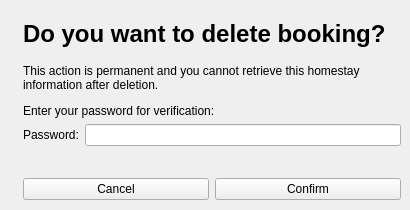
<?xml version="1.0" encoding="UTF-8"?>
<ui version="4.0">
 <class>BookingDelete</class>
 <widget class="QWidget" name="BookingDelete">
  <property name="geometry">
   <rect>
    <x>0</x>
    <y>0</y>
    <width>410</width>
    <height>210</height>
   </rect>
  </property>
  <property name="windowTitle">
   <string>Form</string>
  </property>
  <widget class="QWidget" name="horizontalLayoutWidget">
   <property name="geometry">
    <rect>
     <x>10</x>
     <y>10</y>
     <width>391</width>
     <height>190</height>
    </rect>
   </property>
   <layout class="QHBoxLayout" name="horizontalLayout">
    <item>
     <widget class="QLabel" name="picLbl">
      <property name="text">
       <string/>
      </property>
      <property name="pixmap">
       <pixmap>trash.png</pixmap>
      </property>
     </widget>
    </item>
    <item>
     <layout class="QVBoxLayout" name="verticalLayout">
      <item>
       <widget class="QLabel" name="label">
        <property name="text">
         <string>&lt;html&gt;&lt;head/&gt;&lt;body&gt;&lt;p&gt;&lt;span style=&quot; font-size:18pt; font-weight:600;&quot;&gt;Do you want to delete booking?&lt;/span&gt;&lt;/p&gt;&lt;/body&gt;&lt;/html&gt;</string>
        </property>
        <property name="textFormat">
         <enum>Qt::AutoText</enum>
        </property>
        <property name="wordWrap">
         <bool>true</bool>
        </property>
       </widget>
      </item>
      <item>
       <widget class="QLabel" name="label_3">
        <property name="text">
         <string>&lt;html&gt;&lt;head/&gt;&lt;body&gt;&lt;p&gt;This action is permanent and you cannot retrieve this homestay information after deletion.&lt;/p&gt;&lt;p&gt;Enter your password for verification:&lt;/p&gt;&lt;/body&gt;&lt;/html&gt;</string>
        </property>
        <property name="wordWrap">
         <bool>true</bool>
        </property>
       </widget>
      </item>
      <item>
       <layout class="QFormLayout" name="formLayout">
        <item row="0" column="0">
         <widget class="QLabel" name="label_2">
          <property name="text">
           <string>Password:</string>
          </property>
         </widget>
        </item>
        <item row="0" column="1">
         <widget class="QLineEdit" name="lineEditPass"/>
        </item>
        <item row="1" column="1">
         <widget class="QLabel" name="aLabel">
          <property name="text">
           <string/>
          </property>
         </widget>
        </item>
       </layout>
      </item>
      <item>
       <layout class="QHBoxLayout" name="horizontalLayout_2">
        <item>
         <widget class="QPushButton" name="buttonCancel">
          <property name="text">
           <string>Cancel</string>
          </property>
         </widget>
        </item>
        <item>
         <widget class="QPushButton" name="buttonConfirm">
          <property name="text">
           <string>Confirm</string>
          </property>
         </widget>
        </item>
       </layout>
      </item>
     </layout>
    </item>
   </layout>
  </widget>
 </widget>
 <resources/>
 <connections/>
</ui>
